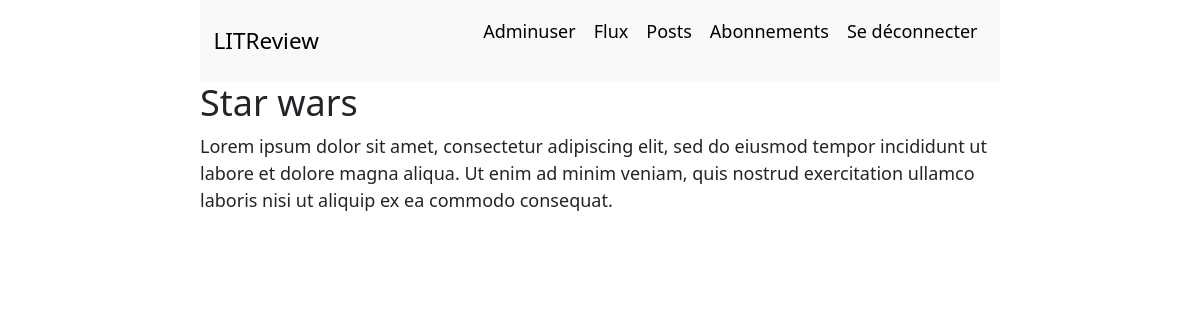
The app's page /tickets/17 (signed in) with its own data.
### authentication/models.py (models this page shows)
class User(AbstractUser):
    pass

### review/models.py (models this page shows)
class Ticket(models.Model):
    title = models.CharField(max_length=128)
    description = models.TextField(max_length=2048, blank=True)
    user = models.ForeignKey(to=settings.AUTH_USER_MODEL, on_delete=models.CASCADE)
    image = ResizedImageField(size=[300, 500], null=True, blank=True, upload_to='tickets_img')
    time_created = models.DateTimeField(auto_now_add=True)
    posted_review = models.BooleanField(default=False)

### review/views.py (the view)
# urls.py: path('tickets/<int:ticket_id>', review.views.ticket_details, name='ticket_details'),
@login_required
def ticket_details(request, ticket_id):
    ticket = get_object_or_404(models.Ticket, id=ticket_id)
    return render(request, 'review/ticket_details.html', {'ticket': ticket})

### review/templates/review/ticket_details.html (shortened to what this page needs)
{% extends 'base.html' %}
{% block content %}
<h2>{{ticket.title}}</h2>
<p>{{ ticket.description }}</p>
{% endblock content %}

### templates/base.html (shortened to what this page needs)
<!DOCTYPE html>
{% load static %}
<html lang="en">
<head>
    <link href="https://cdn.jsdelivr.net/npm/bootstrap@5.3.0/dist/css/bootstrap.min.css" rel="stylesheet"
>
    <link rel="stylesheet" href="{% static 'review/css/styles.css' %}"/>
</head>
<body>
<div class="container_all">
    <nav class="navbar navbar-expand-lg bg-body-tertiary">
        <div class="container-fluid">
            <a class="navbar-brand" href="">LITReview</a>
            {% if user.is_authenticated %}
            <div class="d-flex" id="navbarSupportedContent">
                <ul class="navbar-nav me-auto mb-2 mb-lg-0">
                    <li class="nav-item">
                        <p class="nav-link active">{{ request.user|capfirst }}</p>
                    </li>
                    <li class="nav-item">
                        <a class="nav-link active" aria-current="page" href="{% url 'home' %}">Flux</a>
                    </li>
                    <li class="nav-item">
                        <a class="nav-link active" aria-current="page" href="{% url 'posts' %}">Posts</a>
                    </li>
                    <li class="nav-item">
                        <a class="nav-link active" aria-current="page" href="{% url 'subscriptions' %}">Abonnements</a>
                    </li>
                    <li class="nav-item">
                        <a class="nav-link active" aria-current="page" href="{% url 'logout' %}">Se déconnecter</a>
                    </li>
                </ul>
            </div>
            {% endif %}
        </div>
    </nav>
    {% block content %} {% endblock content %}
</div>
</body>
</html>

### review/static/review/css/styles.css (style rules this page uses)
* { font-size: 18px; }
.container_all { margin: 0 200px; }

### records on screen
User: user "Adminuser"
Ticket: title "Star wars", description "Lorem ipsum dolor sit amet, consectetur adipiscing elit, sed do eiusmod tempor incididunt ut labore et dolore magna aliqua. Ut enim ad minim veniam, quis nostrud exercitation ullamco laboris nisi ut aliquip ex ea commodo consequat."
